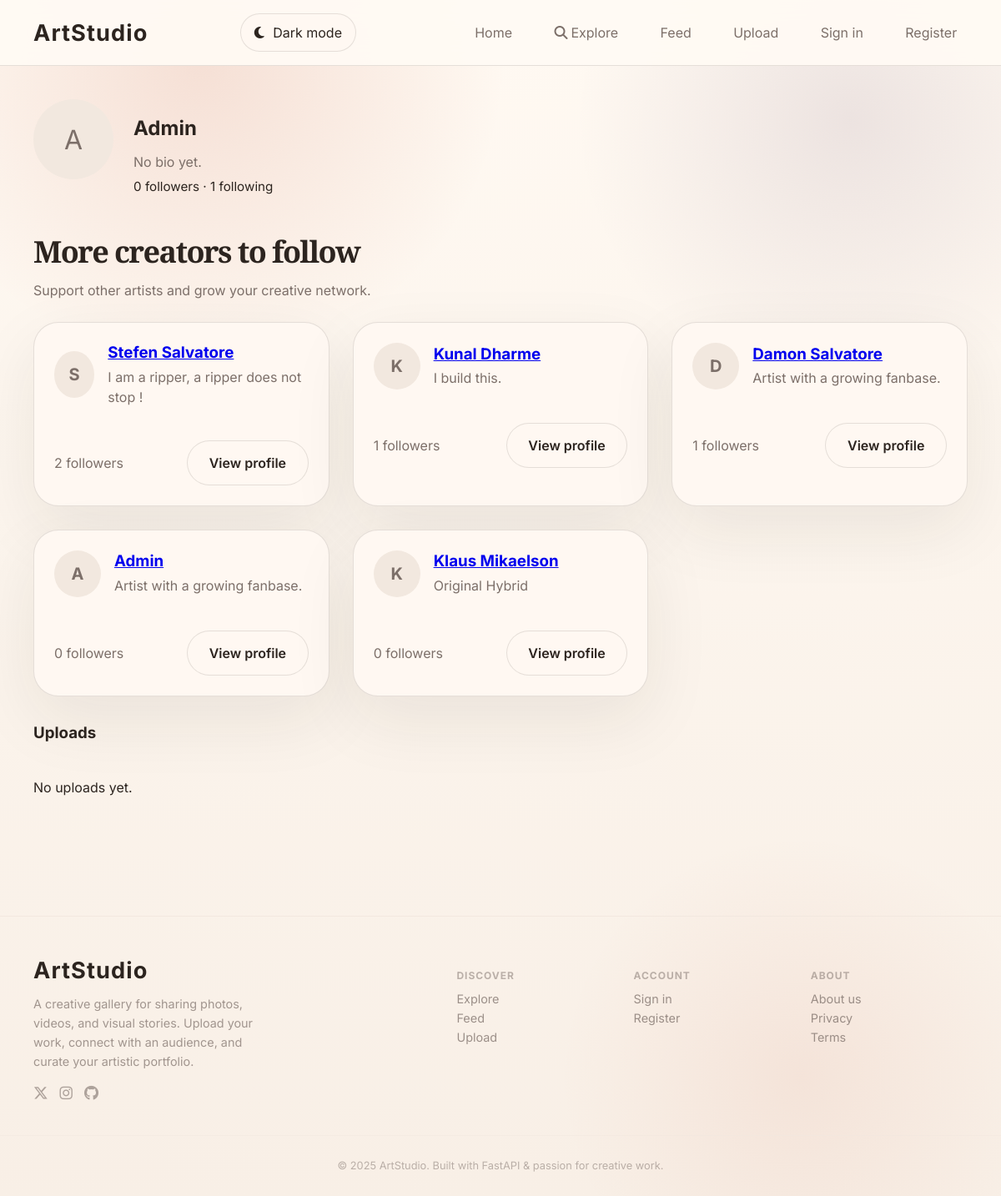
Page /profile/Admin on the committed database.
### fastapi_app/models.py (models this page shows)
class User(Base):
    __tablename__ = "users"
    id = Column(Integer, primary_key=True, index=True)
    username = Column(String(80), unique=True, nullable=False, index=True)
    email = Column(String(200), unique=True, nullable=True)
    hashed_password = Column(String(200), nullable=False)
    avatar = Column(String(255), nullable=True)
    bio = Column(Text, nullable=True)
    is_admin = Column(Boolean, default=False, nullable=False)
    is_banned = Column(Boolean, default=False, nullable=False)
    whatsapp = Column(String(30), nullable=True)
    telegram = Column(String(60), nullable=True)
    created_at = Column(DateTime, default=datetime.utcnow)

### fastapi_app/main.py (the view)
@app.get("/profile/{username}")
def profile(request: Request, username: str, db: Session = Depends(get_db)):
    user = crud.get_user_by_username(db, username)
    if not user:
        raise HTTPException(status_code=404)
    media = db.query(models.MediaItem).filter(models.MediaItem.uploader == user.username).order_by(models.MediaItem.created_at.desc()).all()
    current_user = get_current_user(request, db)
    is_following = False
    if current_user:
        following_ids = crud.get_following_ids(db, current_user.id)
        is_following = user.id in following_ids
    followers = crud.count_followers(db, user.id)
    following = crud.count_following(db, user.id)
    suggestions = crud.get_follow_suggestions(db, current_user.id if current_user else None, limit=5)
    return render_template(
        request,
        "profile.html",
        db,
        user=user,
        media=media,
        is_following=is_following,
        followers=followers,
        following=following,
        suggestions=suggestions,
    )

### fastapi_app/templates/profile.html (shortened to what this page needs)
{% extends "base.html" %}
{% block content %}
<section class="container">
  <div style="display:flex;gap:1.5rem;align-items:flex-start;flex-wrap:wrap">
    <div style="width:96px;height:96px;border-radius:64px;overflow:hidden;background:var(--surface-2);display:flex;align-items:center;justify-content:center;flex-shrink:0">
      {% if user.avatar %}
        <img src="/uploads/{{ user.avatar }}" style="width:100%;height:100%;object-fit:cover;" />
      {% else %}
        <span style="font-size:2rem;color:var(--muted)">{{ user.username[0].upper() }}</span>
      {% endif %}
    </div>
    <div style="flex:1;min-width:180px">
      <h2 style="margin-bottom:4px">{{ user.username }}</h2>
      <p style="color:var(--muted);margin-bottom:10px">{{ user.bio or 'No bio yet.' }}</p>
      <div style="margin-bottom:12px;font-size:0.95rem" id="follow-counts">
        <span id="followers-count">{{ followers or 0 }}</span> followers ·
        <span id="following-count">{{ following or 0 }}</span> following
      </div>
    </div>
  </div>
  {% if suggestions %}
  <section class="section-grid" style="margin-top:2rem">
    <div class="section-intro">
      <h2>More creators to follow</h2>
      <p>Support other artists and grow your creative network.</p>
    </div>
    <div class="user-grid">
      {% for item in suggestions %}
      <article class="user-card">
        <div class="user-card-top">
          <div class="user-avatar">{{ item.username[0].upper() }}</div>
          <div>
            <a href="/profile/{{ item.username }}"><h3>{{ item.username }}</h3></a>
            <p>{{ item.bio or 'Artist with a growing fanbase.' }}</p>
          </div>
        </div>
        <div class="user-card-meta">
          <span>{{ item.followers }} followers</span>
          <a class="button button-secondary" href="/profile/{{ item.username }}">View profile</a>
        </div>
      </article>
      {% endfor %}
    </div>
  </section>
  {% endif %}
  <h3 style="margin-top:2rem;margin-bottom:1rem">Uploads</h3>
  <div class="media-grid">
    {% for m in media %}
      <article class="media-card">
        {% if m.media_type == 'video' %}
          <div class="media-thumbnail video-thumb">
            <video muted>
              <source src="/uploads/{{ m.filename }}" type="video/mp4" />
            </video>
          </div>
        {% else %}
          <img src="/uploads/{{ m.filename }}" alt="{{ m.title }}" />
        {% endif %}
        <div class="media-meta">
          <a href="/watch/{{ m.id }}"><h3>{{ m.title }}</h3></a>
          <p style="font-size:0.8rem;opacity:0.6">{{ m.views }} views</p>
        </div>
      </article>
    {% else %}
      <p>No uploads yet.</p>
    {% endfor %}
  </div>
</section>
{% endblock %}

### rows in the picture
User: username "A", username "Admin", bio "No bio yet.", bio "Artist with a growing fanbase.", followers "0"
User: username "S", username "Stefen Salvatore", bio "I am a ripper, a ripper does not stop !", followers "2"
User: username "K", username "Kunal Dharme", bio "I build this.", followers "1"
User: username "D", username "Damon Salvatore", bio "Artist with a growing fanbase.", followers "1"
User: username "K", username "Klaus Mikaelson", bio "Original Hybrid", followers "0"

### other values in the picture
{{ followers or 0 }} "0"
{{ following or 0 }} "1"
{{ 2025 }} "2025"
